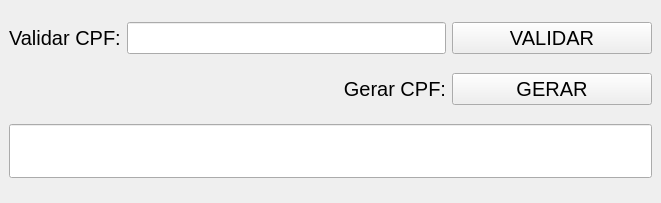
<?xml version="1.0" encoding="UTF-8"?>
<ui version="4.0">
 <class>MainWindow</class>
 <widget class="QMainWindow" name="MainWindow">
  <property name="geometry">
   <rect>
    <x>0</x>
    <y>0</y>
    <width>661</width>
    <height>203</height>
   </rect>
  </property>
  <property name="windowTitle">
   <string>Valida ou gera CPF</string>
  </property>
  <widget class="QWidget" name="centralwidget">
   <layout class="QGridLayout" name="gridLayout">
    <item row="1" column="1">
     <widget class="QLabel" name="label">
      <property name="font">
       <font>
        <pointsize>15</pointsize>
       </font>
      </property>
      <property name="text">
       <string>Gerar CPF:</string>
      </property>
      <property name="alignment">
       <set>Qt::AlignRight|Qt::AlignTrailing|Qt::AlignVCenter</set>
      </property>
     </widget>
    </item>
    <item row="1" column="2">
     <widget class="QPushButton" name="btnGeraCPF">
      <property name="font">
       <font>
        <pointsize>15</pointsize>
       </font>
      </property>
      <property name="text">
       <string>GERAR</string>
      </property>
     </widget>
    </item>
    <item row="0" column="1">
     <widget class="QLineEdit" name="inputValidaCPF">
      <property name="font">
       <font>
        <pointsize>15</pointsize>
       </font>
      </property>
     </widget>
    </item>
    <item row="0" column="0">
     <widget class="QLabel" name="label_2">
      <property name="font">
       <font>
        <pointsize>15</pointsize>
       </font>
      </property>
      <property name="text">
       <string>Validar CPF:</string>
      </property>
     </widget>
    </item>
    <item row="0" column="2">
     <widget class="QPushButton" name="btnValidaCPF">
      <property name="minimumSize">
       <size>
        <width>200</width>
        <height>0</height>
       </size>
      </property>
      <property name="font">
       <font>
        <pointsize>15</pointsize>
       </font>
      </property>
      <property name="text">
       <string>VALIDAR</string>
      </property>
     </widget>
    </item>
    <item row="2" column="0" colspan="3">
     <widget class="QLineEdit" name="labelRetorno">
      <property name="font">
       <font>
        <pointsize>30</pointsize>
       </font>
      </property>
      <property name="readOnly">
       <bool>true</bool>
      </property>
     </widget>
    </item>
   </layout>
  </widget>
 </widget>
 <resources/>
 <connections/>
</ui>
